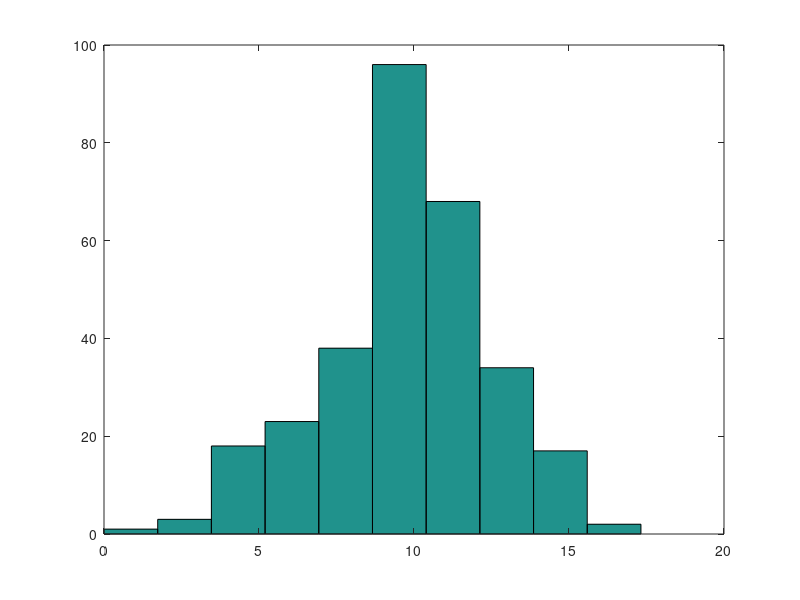

This chart was generated by the following MATLAB code:
clc
%Definir constantes
l=10;                %largo de eje
p=2;                 %atenuación
n1=300;                %No particulas
n2=3;                %No de dimensiones 
sumatoria=0;

%Inicio de programa
V=((2*l)/p)+1;           %valores permitidos
d=round(unifrnd(1,V,n1,n2)); 
for i=1:n1
  for j=1:n2
    d(i,j)=((d(i,j)-1)*p)-l;
 endfor
endfor
%d                 %Muestra matriz generada

for i=1:n1        %Operaciones de distancia
  Z=d(i,:);
  z=Z.^2;
  s=sum(z);
  R=sqrt(s);
  r(1,i)=R;
  endfor
hist (r)
